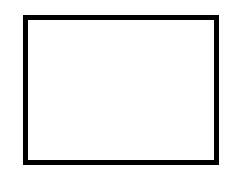
#> input picture test.jpg, 244 x 186 px
$ jupyter execute '角点检测.ipynb'
#> lines starting #> are read from the running program, lines starting #| are printed output that depends on the picture; after the words box and inside, x2 and y2 are one past the last pixel; in counts of white or black regions, pixels touching at a corner belong together
[cell 1]
import numpy as np
import matplotlib.pyplot as plt
import cv2 as cv

[cell 2]
img = cv.imread("test.jpg")
#> img is the input picture: shape (186, 244, 3); min 0, max 255, mean 236

[cell 3]
plt.imshow(img[:,:,::-1])

[cell 4]
gray = cv.cvtColor(img,cv.COLOR_BGR2GRAY)

[cell 5]
# gray = np.float32(gray)

[cell 6]
plt.imshow(gray,cmap=plt.cm.gray)

[cell 7]
dst = cv.cornerHarris(gray,2,5,0.04)
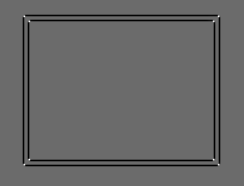
#> dst: shape (186, 244) float32; min -3.21, max 4.4, mean -0.147; drawn with min black and max white

[cell 8]
dst01 = dst>0.001*dst.max()
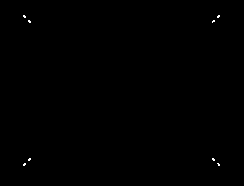
#> dst01: shape (186, 244) bool; 0.12% white in thin lines or dots, all inside (x1, y1, x2, y2) = (23, 15, 220, 166)

[cell 9]
# img[dst>0.001*dst.max()]=[0,0,255]
img[dst01]=[0,0,255]
#> img: shape (186, 244, 3); 0.12% of pixels changed, all inside (x1, y1, x2, y2) = (23, 15, 220, 166)

[cell 10]
plt.imshow(img[:,:,::-1])

[cell 11]
img = cv.imread("test01.jpg")
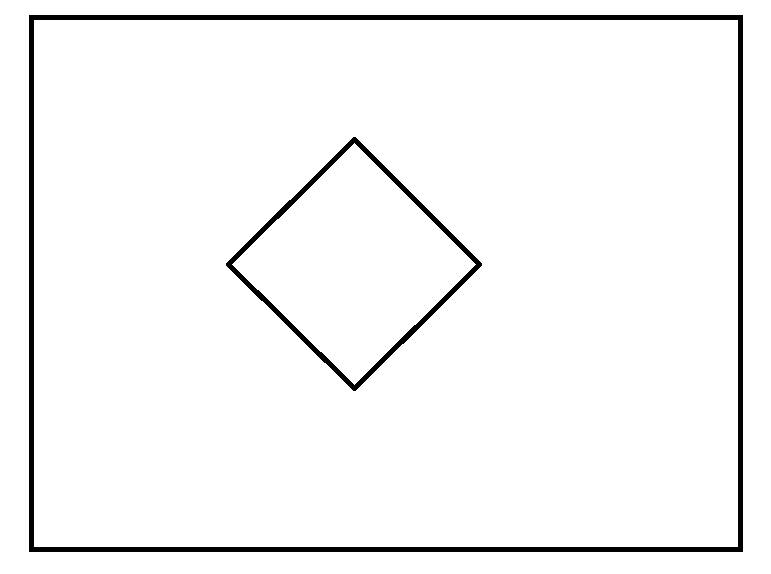
#> input picture test01.jpg, 771 x 574 px
#> img is the input picture: shape (574, 771, 3); min 0, max 255, mean 245.8
plt.imshow(img[:,:,::-1])

[cell 12]
gray = cv.cvtColor(img,cv.COLOR_BGR2GRAY)
#> gray: shape (574, 771)

[cell 13]
plt.imshow(gray,cmap=plt.cm.gray)

[cell 14]
dst = cv.cornerHarris(gray,2,3,0.04)
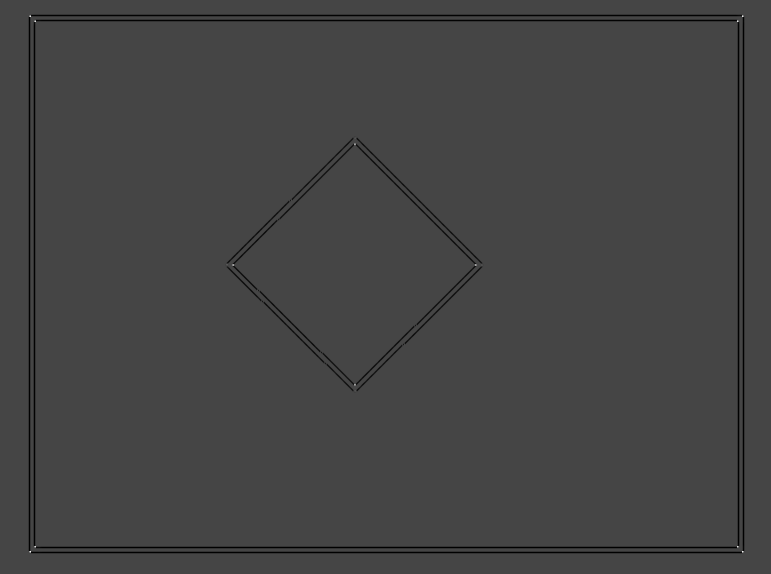
#> dst: shape (574, 771) float32; min -0.0397, max 0.107, mean -0.000781; drawn with min black and max white

[cell 15]
img[dst>0.001*dst.max()]=[0,0,255]
#> img: shape (574, 771, 3); 0.02% of pixels changed, all inside (x1, y1, x2, y2) = (29, 14, 744, 553)

[cell 16]
plt.figure(figsize=(10,10))
plt.imshow(img[:,:,::-1])

[cell 17]
img = cv.imread("test.jpg")

[cell 18]
gray = cv.cvtColor(img,cv.COLOR_BGR2GRAY)

[cell 19]
coners = cv.goodFeaturesToTrack(gray,4,0.02,2)
#> coners = [[218, 15], [28, 159], [23, 15], [213, 159]]

[cell 20]
coners = np.intp(coners)

[cell 21]
for i in coners:
    x,y= i.ravel()
    cv.circle(img,(x,y),2,(0,0,255),-1)
#> this loop made 4 passes
#> img: shape (186, 244, 3)

[cell 22]
plt.figure(figsize=(10,10))
plt.imshow(img[:,:,::-1])

[cell 23]
coners
#> Out = [[218, 15], [28, 159], [23, 15], [213, 159]]

[cell 24]
for i in coners:
    x,y = i.ravel()
    print(x)
    print(y)
